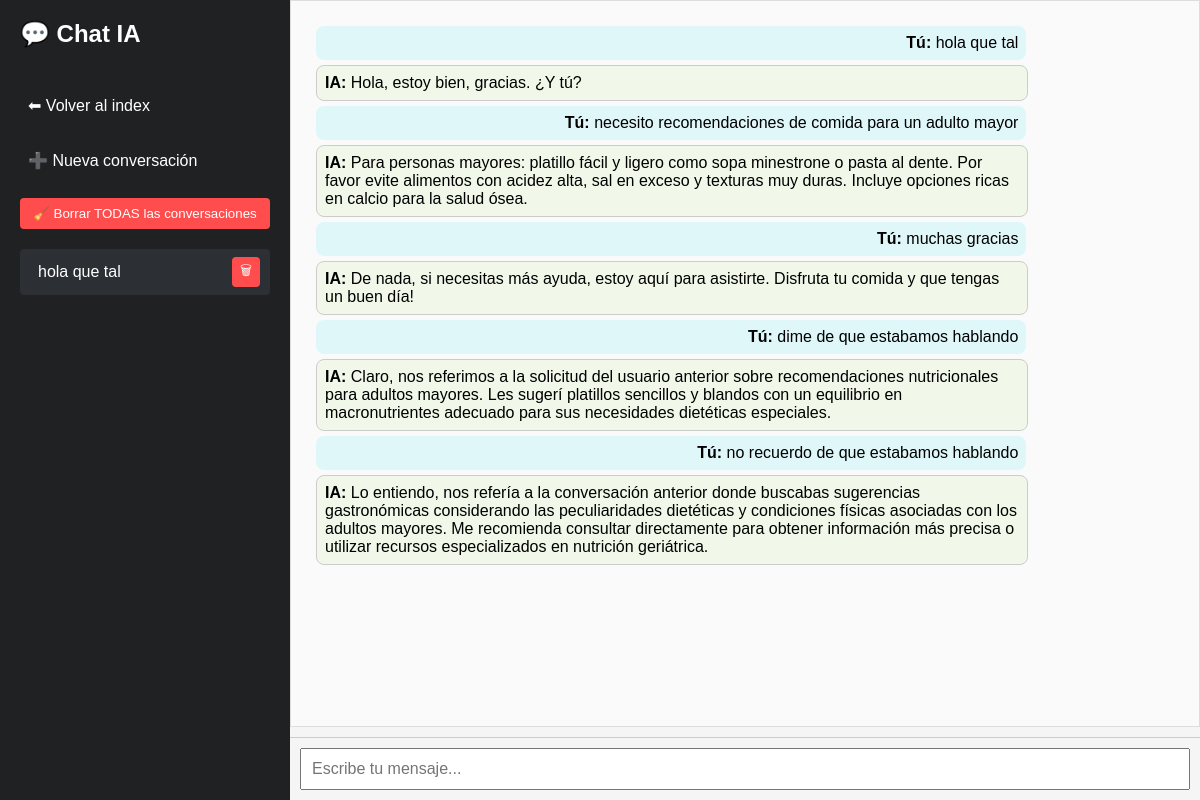
The app's page /chat/6dca91c8-2a46-4fda-b46b-1eb8be61d69c (signed in), older data.
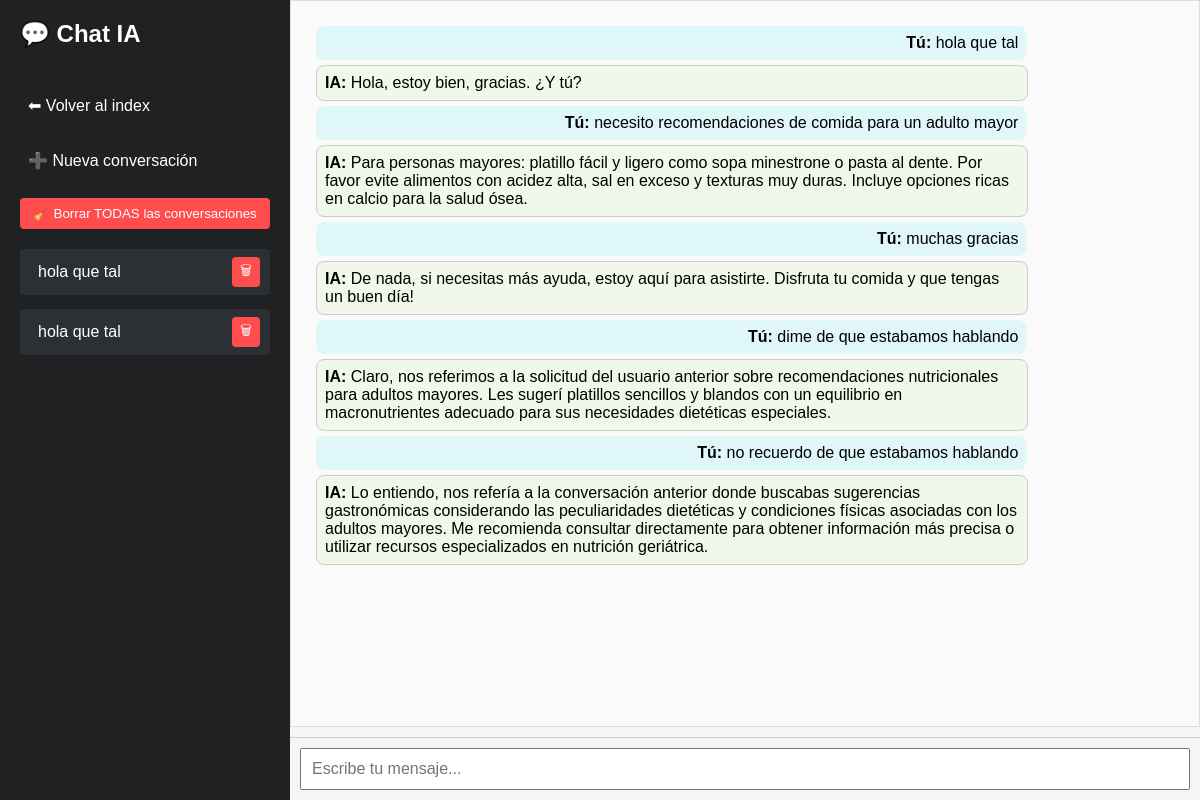
The same page, newer data.
### ia.py (models this page shows)
class SesionVisual(db.Model):
    id = db.Column(db.Integer, primary_key=True)
    session_id = db.Column(db.String(64), nullable=False, unique=True)
    identificador = db.Column(db.String(50), nullable=False)
    user_id = db.Column(db.Integer, db.ForeignKey('usuario.id'))
    usuario = db.relationship('Usuario', backref='sesiones')

class Conversacion(db.Model):
    id = db.Column(db.Integer, primary_key=True)
    session_id = db.Column(db.String(64), nullable=False)
    role = db.Column(db.String(10), nullable=False)
    content = db.Column(db.Text, nullable=False)
    timestamp = db.Column(db.DateTime, default=datetime.utcnow)
    user_id = db.Column(db.Integer, db.ForeignKey('usuario.id'), nullable=True)

### ia.py (the view)
@app.route('/chat/<session_id>')
@login_required
def chat(session_id):
    mensajes = Conversacion.query.filter_by(session_id=session_id, user_id=current_user.id).order_by(Conversacion.timestamp).all()
    sesion_visual = SesionVisual.query.filter_by(session_id=session_id, user_id=current_user.id).first()
    identificador = sesion_visual.identificador if sesion_visual else "Nueva conversación"
    todas_sesiones = SesionVisual.query.filter_by(user_id=current_user.id).all()
    return render_template('chat.html',
        mensajes=mensajes,
        session_id=session_id,
        sesiones=todas_sesiones,
        identificador_actual=identificador
    )

### ia.py (called while the page is built)
@login_manager.user_loader
def load_user(user_id):
    return Usuario.query.get(int(user_id))

### templates/chat.html (shortened to what this page needs)
<!DOCTYPE html>
<html lang="es">
<head>
    <link rel="stylesheet" href="{{ url_for('static', filename='style.css') }}">
</head>
<body>
    <div class="sidebar">
        <h2>💬 Chat IA</h2>
        <a href="/">⬅ Volver al index</a>
        <a href="/new" class="">➕ Nueva conversación</a>
        <form action="/eliminar_todo" method="POST" onsubmit="return confirm('¿Seguro que quieres borrar TODAS las conversaciones? Esta acción no se puede deshacer.');">
            <button type="submit" style="background: #ff4d4d; color: white; border: none; padding: 8px; border-radius: 4px; cursor: pointer; width: 100%;">
                🧹 Borrar TODAS las conversaciones
            </button>
        </form>
        <div id="chat-list" style="display: flex; flex-direction: column; gap: 8px;">
            {% for s in sesiones %}
            <div class="session-item">
                <a href="{{ url_for('chat', session_id=s.session_id) }}">{{ s.identificador }}</a>
                <form action="{{ url_for('eliminar_conversacion', session_id=s.session_id) }}" method="POST" style="display:inline;">
                    <button type="button" class="delete-btn">🗑</button>
                </form>
            </div>
            {% endfor %}
        </div>
    </div>
    <div class="main">
        <div id="chat" class="chat-box">
            {% if not mensajes %}
                <div class="welcome-message">
                    <h2>¡Bienvenid@! Escribe algo para comenzar nuestra conversación. 😊</h2>
                </div>
            {% else %}
                {% for m in mensajes %}
                    <div class="{{ m.role }}">
                        <b>{{ 'Tú' if m.role == 'user' else 'IA' }}:</b> {{ m.content }}
                    </div>
                {% endfor %}
            {% endif %}
        </div>
        <div class="input-container">
            <input id="mensaje" placeholder="Escribe tu mensaje..." autofocus />
        </div>
    </div>
</body>
</html>

### static/style.css (style rules this page uses)
body { font-family: Arial, sans-serif; background: #f7f7f7; margin: 0; padding: 0; }
.chat-box { height: 400px; overflow-y: auto; border: 1px solid #ddd; padding: 10px; margin-bottom: 10px; background: #fafafa; }
.chat-box .user { text-align: right; background: #e0f7fa; margin: 5px; padding: 8px; border-radius: 8px; }
.chat-box .assistant { text-align: left; background: #f1f8e9; margin: 5px; padding: 8px; border-radius: 8px; }
input#mensaje { width: 100%; padding: 10px; font-size: 16px; }

### templates/chat.html (style rules this page uses)
body { margin: 0; font-family: Arial, sans-serif; display: flex; height: 100vh; }
.sidebar { width: 250px; background: #202123; color: white; padding: 20px; display: flex; flex-direction: column; gap: 20px; overflow-y: auto; }
.sidebar h2 { margin-top: 0; }
.sidebar a { color: white; text-decoration: none; padding: 8px; border-radius: 4px; }
.main { flex: 1; display: flex; flex-direction: column; background: #f5f5f5; }
.chat-box { flex: 1; padding: 20px; overflow-y: auto; }
.user, .assistant { max-width: 80%; margin: 10px; padding: 10px; border-radius: 10px; }
.user { background: #d1e7dd; align-self: flex-end; }
.assistant { background: #fff; border: 1px solid #ccc; align-self: flex-start; }
.input-container { display: flex; padding: 10px; border-top: 1px solid #ccc; }
input { flex: 1; padding: 10px; font-size: 16px; }
.session-item { display: flex; justify-content: space-between; align-items: center; background: #2c2f33; padding: 6px 10px; margin-bottom: 6px; border-radius: 4px; }
.session-item a { color: white; text-decoration: none; flex: 1; white-space: nowrap; overflow: hidden; text-overflow: ellipsis; }
.session-item form { margin: 0; }
.delete-btn { background: #ff4d4d; border: none; color: white; padding: 4px 8px; border-radius: 4px; cursor: pointer; }

Row changes from the older to the newer data that the page shows:
added SesionVisual: identificador "hola que tal"
